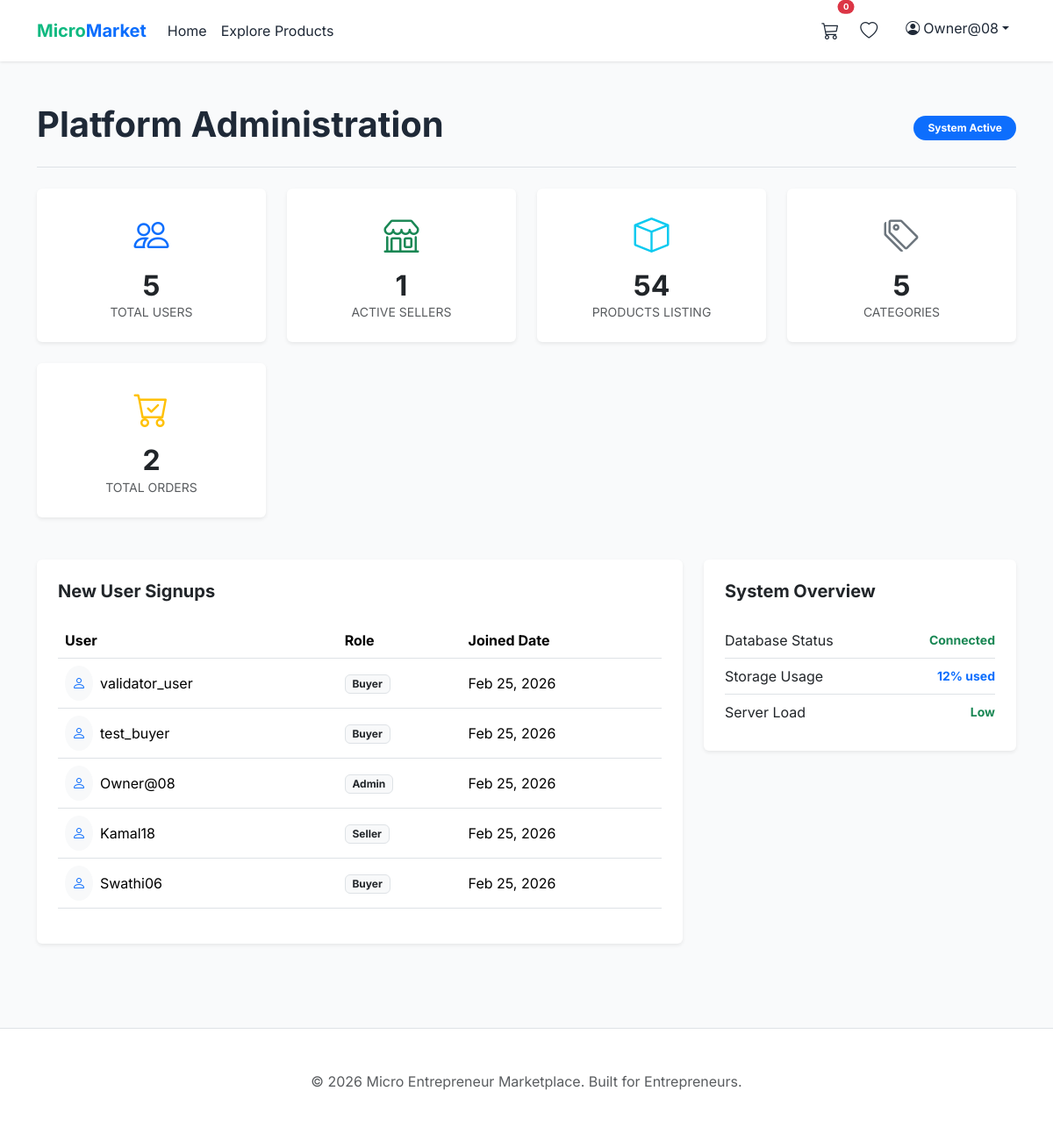
The app's page /adminpanel/ (signed in), older data.
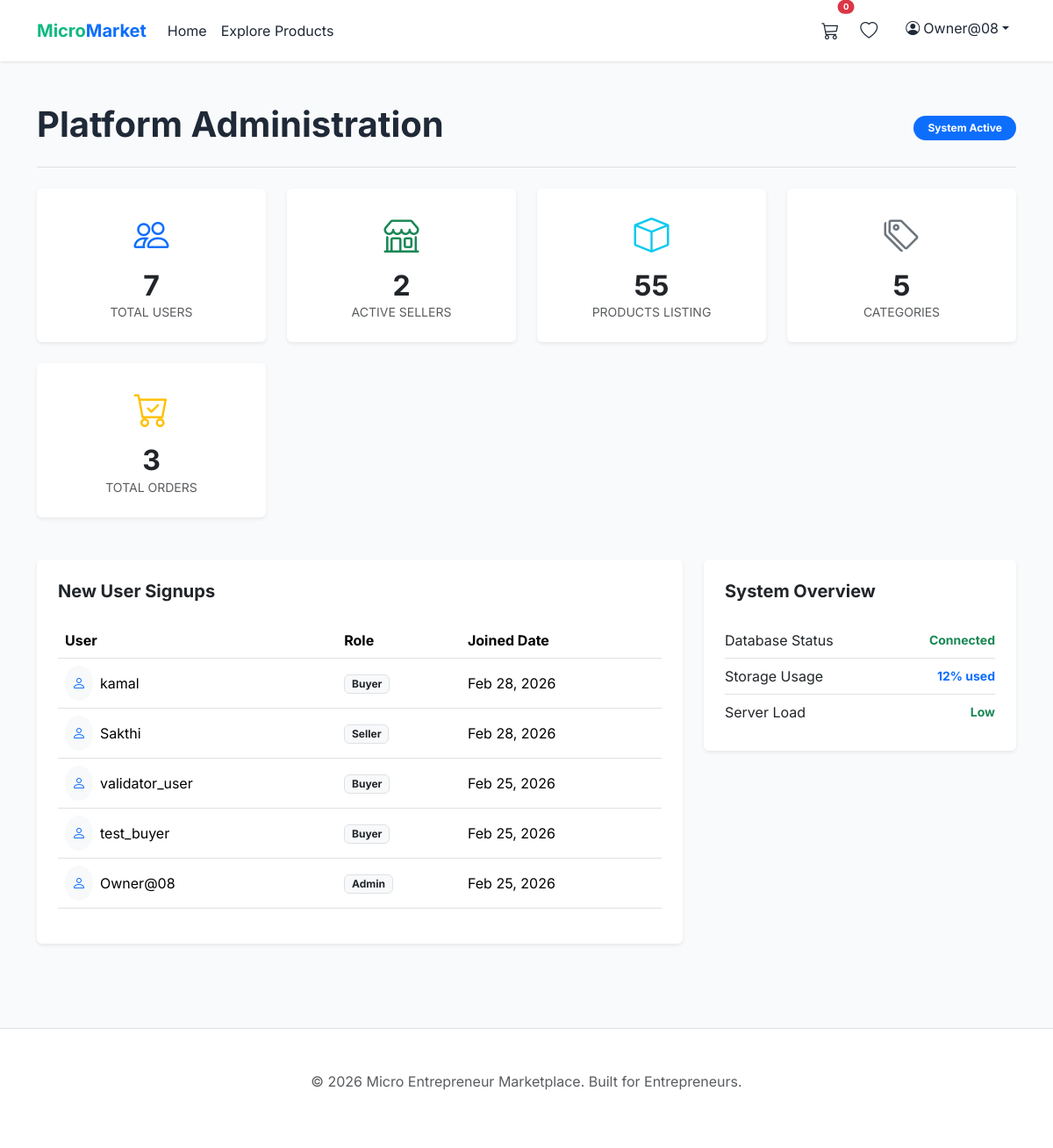
The same page, newer data.
### accounts/models.py (models this page shows, shortened)
class User(AbstractUser):
    ADMIN = 'ADMIN'
    SELLER = 'SELLER'
    BUYER = 'BUYER'
    ROLE_CHOICES = [
        (ADMIN, 'Admin'),
        (SELLER, 'Seller'),
        (BUYER, 'Buyer'),
    ]
    role = models.CharField(max_length=10, choices=ROLE_CHOICES, default=BUYER)
    phone = models.CharField(max_length=15, blank=True, null=True)
    profile_image = models.ImageField(upload_to='profiles/', blank=True, null=True)
    address = models.TextField(blank=True, null=True)
    city = models.CharField(max_length=100, blank=True, null=True)
    state = models.CharField(max_length=100, blank=True, null=True)
    created_at = models.DateTimeField(auto_now_add=True, db_index=True)

### adminpanel/views.py (the view)
# urls.py: path('', AdminDashboardView.as_view(), name='admin_dashboard'),
class AdminDashboardView(AdminRequiredMixin, TemplateView):
    template_name = 'adminpanel/admin_dashboard.html'
    def get_context_data(self, **kwargs):
        context = super().get_context_data(**kwargs)
        context['total_users'] = User.objects.count()
        context['total_sellers'] = User.objects.filter(role='SELLER').count()
        context['total_products'] = Product.objects.count()
        context['total_orders'] = Order.objects.count()
        context['total_categories'] = Category.objects.count()
        context['recent_users'] = User.objects.order_by('-date_joined')[:5]
        return context

### adminpanel/views.py (called while the page is built)
    def test_func(self):
        return self.request.user.role == 'ADMIN' or self.request.user.is_superuser

### templates/adminpanel/admin_dashboard.html (shortened to what the changed rows need)
{% extends 'base.html' %}
{% block content %}
<div class="container py-5">
    <div class="d-flex justify-content-between align-items-center mb-4 border-bottom pb-3">
        <h1 class="fw-bold">Platform Administration</h1>
    </div>
    <div class="row g-4 mb-5">
        <div class="col-md-3">
            <a href="{% url 'adminpanel:user_list' %}" class="text-decoration-none">
                <div class="card border-0 shadow-sm p-4 text-center admin-stat-card">
                    <i class="bi bi-people fs-1 text-primary mb-2"></i>
                    <h2 class="fw-bold mb-0 text-dark">{{ total_users }}</h2>
                    <p class="text-muted small text-uppercase mb-0">Total Users</p>
                </div>
            </a>
        </div>
        <div class="col-md-3">
            <a href="{% url 'adminpanel:seller_list' %}" class="text-decoration-none">
                <div class="card border-0 shadow-sm p-4 text-center admin-stat-card">
                    <i class="bi bi-shop fs-1 text-success mb-2"></i>
                    <h2 class="fw-bold mb-0 text-dark">{{ total_sellers }}</h2>
                    <p class="text-muted small text-uppercase mb-0">Active Sellers</p>
                </div>
            </a>
        </div>
        <div class="col-md-3">
            <a href="{% url 'adminpanel:product_list' %}" class="text-decoration-none">
                <div class="card border-0 shadow-sm p-4 text-center admin-stat-card">
                    <i class="bi bi-box fs-1 text-info mb-2"></i>
                    <h2 class="fw-bold mb-0 text-dark">{{ total_products }}</h2>
                    <p class="text-muted small text-uppercase mb-0">Products Listing</p>
                </div>
            </a>
        </div>
        <div class="col-md-3">
            <a href="{% url 'adminpanel:category_list' %}" class="text-decoration-none">
                <div class="card border-0 shadow-sm p-4 text-center admin-stat-card">
                    <h2 class="fw-bold mb-0 text-dark">{{ total_categories }}</h2>
                </div>
            </a>
        </div>
        <div class="col-md-3">
            <a href="{% url 'adminpanel:order_list' %}" class="text-decoration-none">
                <div class="card border-0 shadow-sm p-4 text-center admin-stat-card">
                    <i class="bi bi-cart-check fs-1 text-warning mb-2"></i>
                    <h2 class="fw-bold mb-0 text-dark">{{ total_orders }}</h2>
                    <p class="text-muted small text-uppercase mb-0">Total Orders</p>
                </div>
            </a>
        </div>
    </div>
    <div class="row">
        <div class="col-md-8">
            <div class="card border-0 shadow-sm">
                <div class="card-body p-4">
                    <div class="table-responsive">
                        <table class="table align-middle">
                            <thead>
                                <tr>
                                    <th>User</th>
                                    <th>Role</th>
                                    <th>Joined Date</th>
                                </tr>
                            </thead>
                            <tbody>
                                {% for user in recent_users %}
                                <tr>
                                    <td>
                                        <div class="d-flex align-items-center">
                                            <div class="bg-light rounded-circle p-2 me-2">
                                                <i class="bi bi-person text-primary"></i>
                                            </div>
                                            <span>{{ user.username }}</span>
                                        </div>
                                    </td>
                                    <td>
                                        <span class="badge bg-light text-dark border">{{ user.get_role_display }}</span>
                                    </td>
                                    <td>{{ user.date_joined|date:"M d, Y" }}</td>
                                </tr>
                                {% endfor %}
                            </tbody>
                        </table>
                    </div>
                </div>
            </div>
        </div>
    </div>
</div>
{% endblock %}

### templates/base.html (shortened to what this page needs)
{% load static %}
{% load django_bootstrap5 %}
<!DOCTYPE html>
<html lang="en">
<head>
    {% bootstrap_css %}
    <link rel="stylesheet" href="https://cdn.jsdelivr.net/npm/bootstrap-icons@1.11.3/font/bootstrap-icons.min.css">
    <link rel="stylesheet" href="{% static 'css/style.css' %}">
</head>
<body>
    <nav class="navbar navbar-expand-lg navbar-light sticky-top">
        <div class="container">
            <a class="navbar-brand fw-bold text-primary" href="{% url 'core:home' %}">
                <span style="color: var(--secondary-green);">Micro</span>Market
            </a>
            <div class="collapse navbar-collapse" id="navbarNav">
                <ul class="navbar-nav me-auto">
                    <li class="nav-item">
                        <a class="nav-link" href="{% url 'core:home' %}">Home</a>
                    </li>
                    <li class="nav-item">
                        <a class="nav-link" href="{% url 'marketplace:product_list' %}">Explore Products</a>
                    </li>
                </ul>
                <ul class="navbar-nav">
                    {% if user.is_authenticated %}
                    <li class="nav-item me-2">
                        <a class="nav-link position-relative" href="{% url 'marketplace:cart_detail' %}">
                            <i class="bi bi-cart3 fs-5"></i>
                            <span
                                class="position-absolute top-0 start-100 translate-middle badge rounded-pill bg-danger"
                                style="font-size: 0.6rem;">
                                {{ user.cart_items.count }}
                            </span>
                        </a>
                    </li>
                    <li class="nav-item me-3">
                        <a class="nav-link" href="{% url 'marketplace:wishlist_detail' %}">
                            <i class="bi bi-heart fs-5"></i>
                        </a>
                    </li>
                    <li class="nav-item dropdown">
                        <a class="nav-link dropdown-toggle" href="#" id="navbarDropdown" role="button"
                            data-bs-toggle="dropdown">
                            <i class="bi bi-person-circle me-1"></i> {{ user.username }}
                        </a>
                    </li>
                    {% endif %}
                </ul>
            </div>
        </div>
    </nav>
    <main>
        {% block content %}
        {% endblock %}
    </main>
    <footer class="bg-white py-5 mt-5 border-top">
        <div class="container text-center text-muted">
            <p>&copy; 2026 Micro Entrepreneur Marketplace. Built for Entrepreneurs.</p>
        </div>
    </footer>
</body>
</html>

Row changes from the older to the newer data that the page shows:
no longer on this page (row edited): User: username "Kamal18", role "Seller", date_joined "Feb 25, 2026"
no longer on this page (row unchanged): User: username "Swathi06", role "Buyer", date_joined "Feb 25, 2026"
added User: username "kamal", role "Buyer", date_joined "Feb 28, 2026"
added User: username "Sakthi", role "Seller", date_joined "Feb 28, 2026"
Text that changed along with them:
{{ total_users }}: "5" → "7"
{{ total_sellers }}: "1" → "2"
{{ total_products }}: "54" → "55"
{{ total_orders }}: "2" → "3"
